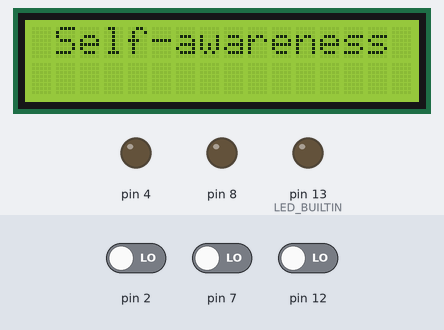
Bench run of a sketch on a simulated Arduino Uno, built with avr-gcc and run on an emulated ATmega328P. On the bench: 16×2 character LCD, output pins drawn as LEDs (lit = HIGH). The test bench sets the inputs (shaded band); at power-on: pin 2 LOW, pin 7 LOW, pin 12 LOW.

Above: at 0.1 s.
2.3 s: pin 2 driven HIGH
At 2.9 s:
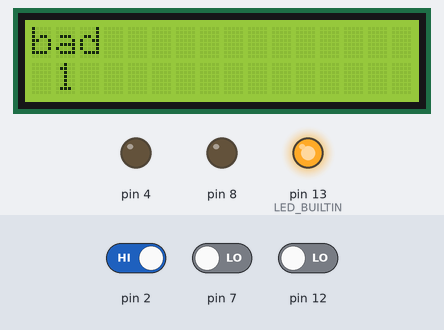
5.3 s: pin 7 driven HIGH
At 6.0 s:
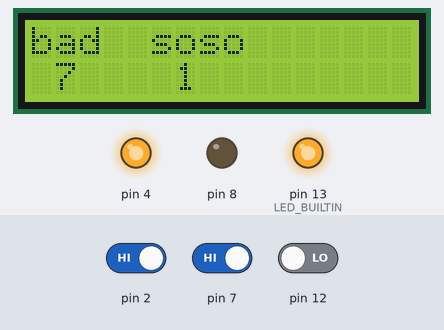
8.3 s: pin 12 driven HIGH
At 9.1 s:
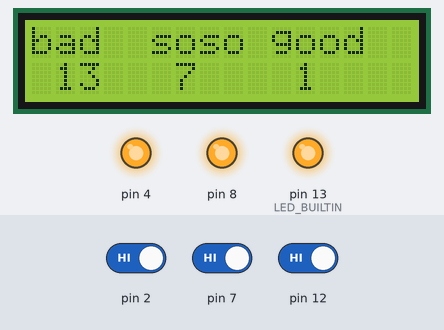
11.3 s: pin 7 driven LOW
At 12.2 s:
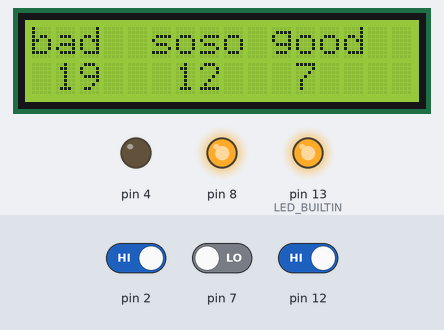
14.3 s: pin 12 driven LOW
At 14.7 s:
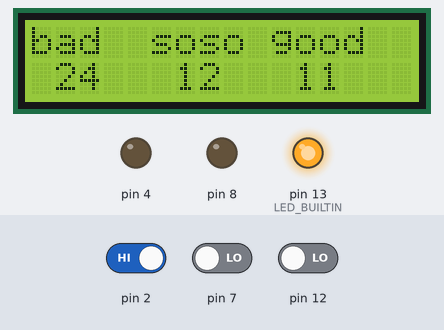
17.3 s: pin 7 driven HIGH
At 17.8 s:
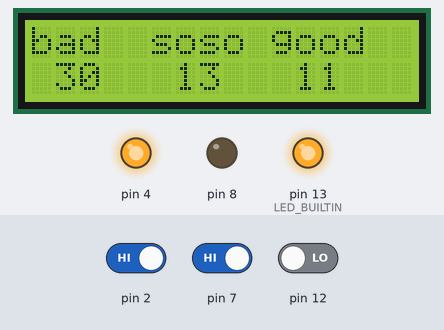
Timing chart, 0 to 20.3 s (numbered marks = the images above; inputs shaded):
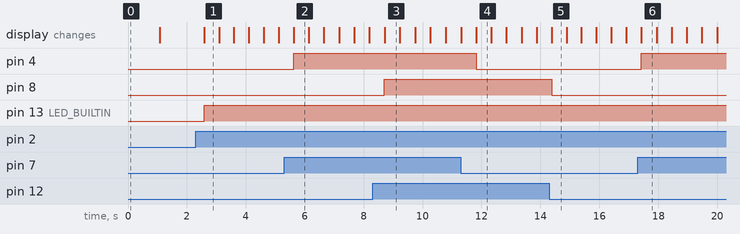

Measured:
- after the input at 2.3 s, pin 13 (LED_BUILTIN): LOW → HIGH after 0.29 s; the display: changes after 0.29 s (image 1)
- after the input at 5.3 s, pin 4: LOW → HIGH after 0.32 s; the display: changes after 0.33 s (image 2)
- after the input at 8.3 s, pin 8: LOW → HIGH after 0.40 s; the display: changes after 0.41 s (image 3)
- after the input at 11.3 s, pin 4: HIGH → LOW after 0.51 s
- after the input at 14.3 s, pin 8: HIGH → LOW after 0.08 s
- after the input at 17.3 s, pin 4: LOW → HIGH after 0.12 s
- what the display in image 1 shows lasts 0.5 s, from 2.6 s to 3.1 s

The sketch:

smile.ino
```cpp
#include <Wire.h>
#include <LiquidCrystal_I2C.h>

LiquidCrystal_I2C lcd_1(0x27, 16, 2);  // адрес дисплея, 16 символов, 2 строки

int bad = 0;
int buttonState = 0;
int soso = 0;
int good = 0;

void setup()
{
  pinMode(2, INPUT);
  pinMode(LED_BUILTIN, OUTPUT);
  pinMode(7, INPUT);
  pinMode(4, OUTPUT);
  pinMode(12, INPUT);
  pinMode(8, OUTPUT);

  bad = 0;
  soso = 0;
  good = 0;
  lcd_1.init();            // инициализация
  lcd_1.backlight();       // включить подсветку
  lcd_1.setCursor(1, 0);
  lcd_1.print("Self-awareness");
  delay(1000); // Wait for 1000 millisecond(s)
  lcd_1.clear();
}

void loop()
{
  // read the state of the pushbutton value
  buttonState = digitalRead(2);
  // check if pushbutton is pressed.  if it is, the
  // buttonState is HIGH
  if (buttonState == HIGH) {
    // turn LED on
    bad = (bad + 1);
    lcd_1.setCursor(0, 0);
    lcd_1.print("bad");
    lcd_1.setCursor(1, 1);
    lcd_1.print(bad);
    digitalWrite(LED_BUILTIN, HIGH);
  } else {
    // turn LED off
    digitalWrite(LED_BUILTIN, LOW);
  }

  // read the state of the pushbutton value
  buttonState = digitalRead(7);
  // check if pushbutton is pressed.  if it is, the
  // buttonState is HIGH
  if (buttonState == HIGH) {
    // turn LED on
    soso = (soso + 1);
    digitalWrite(4, HIGH);
    lcd_1.setCursor(5, 0);
    lcd_1.print("soso");
    lcd_1.setCursor(6, 1);
    lcd_1.print(soso);
    digitalWrite(LED_BUILTIN, HIGH);
  } else {
    // turn LED off
    digitalWrite(4, LOW);
  }

  // read the state of the pushbutton value
  buttonState = digitalRead(12);
  // check if pushbutton is pressed.  if it is, the
  // buttonState is HIGH
  if (buttonState == HIGH) {
    // turn LED on
    good = (good + 1);
    digitalWrite(8, HIGH);
    lcd_1.setCursor(10, 0);
    lcd_1.print("good");
    lcd_1.setCursor(11, 1);
    lcd_1.print(good);
    digitalWrite(LED_BUILTIN, HIGH);
  } else {
    // turn LED off
    digitalWrite(8, LOW);
  }
  delay(500); // Delay a little bit to improve simulation performance
}
```
